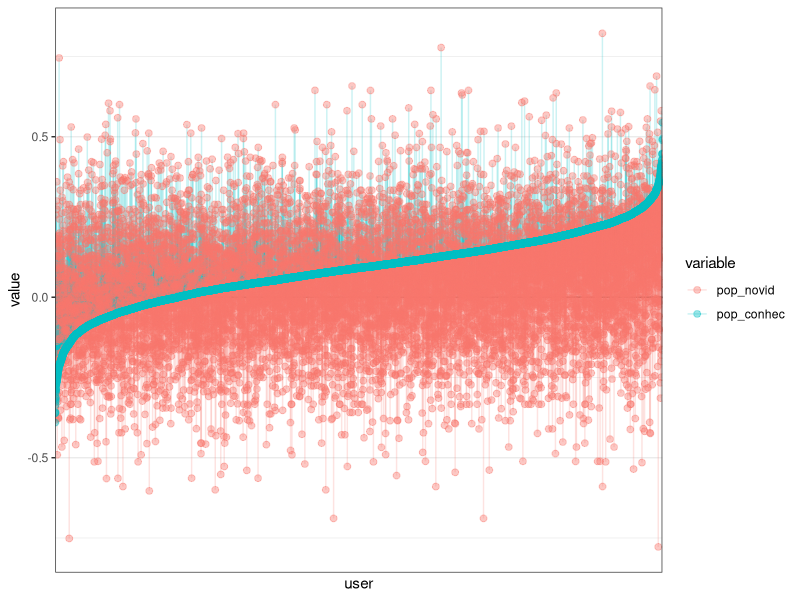
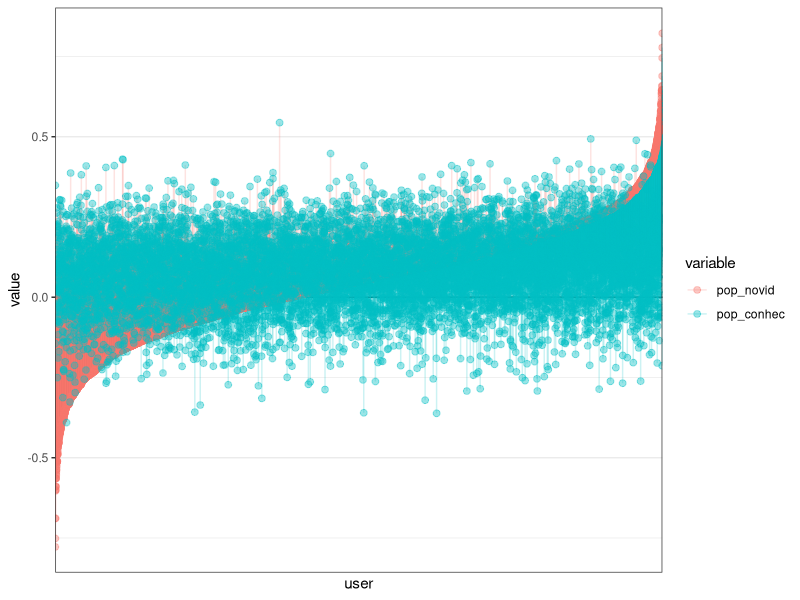
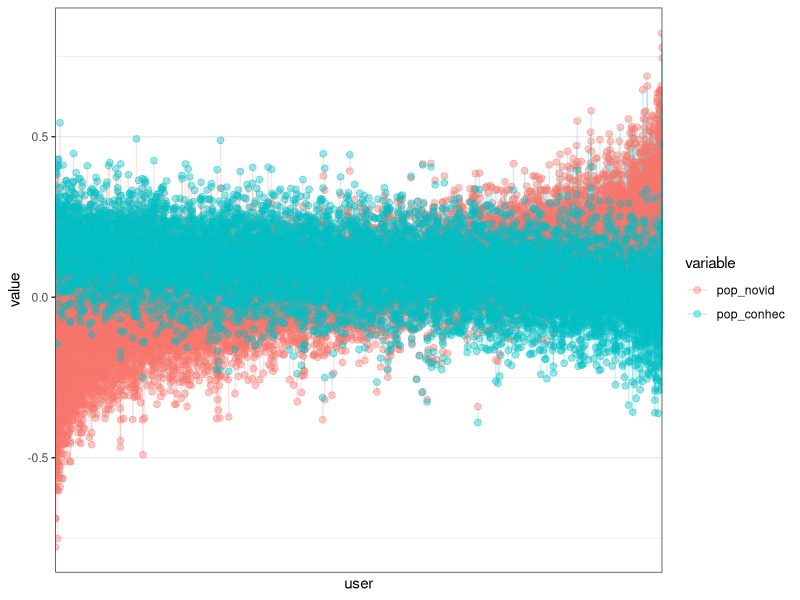

R code for these plots, in order: (Note: this script raises an error after producing the figures.)
library(ggplot2)
library(reshape)

theme_set(theme_bw())


criaGrafico <- function(dados_filtrados,file, order_criteria){
  dados_filtrados = dados_filtrados[with(dados_filtrados, order(order_criteria) ) ,]
  dados_filtrados$user <- factor(dados_filtrados$user, levels=unique(dados_filtrados$user))
  dados_filtrados = melt(dados_filtrados)
  
  p <- ggplot(data=dados_filtrados, aes(x=value, y=user, group = user, color = variable )) + 
    geom_vline(xintercept = 0) + 
    geom_line( alpha = 0.2) + geom_point(size = 2, alpha = 0.4) + 
    theme(axis.text.x = element_blank()) + scale_y_discrete(breaks=NULL)+  
    coord_flip()
  pdf(file,width = 18, height = 8)
  print(p)
  dev.off()
}



dados = read.csv("dados.csv",head=TRUE,sep=",")
dados$X = NULL
dados_filtrados = dados[,c("user", "pop_novid","pop_conhec")]

criaGrafico(dados_filtrados,"pop-orderby-pop_conhec.pdf", dados_filtrados$pop_conhec)
criaGrafico(dados_filtrados,"pop-orderby-pop_novid.pdf", dados_filtrados$pop_novid)
criaGrafico(dados_filtrados,"pop-orderby-diff.pdf", dados_filtrados$pop_novid - dados_filtrados$pop_conhec)


dados = dados[with(dados, order(fam_novid - fam_conhec) ) ,]
dados_filtrados = dados[,c("user","fam_novid","fam_conhec")]
criaGrafico(dados_filtrados,"fam3.pdf")
